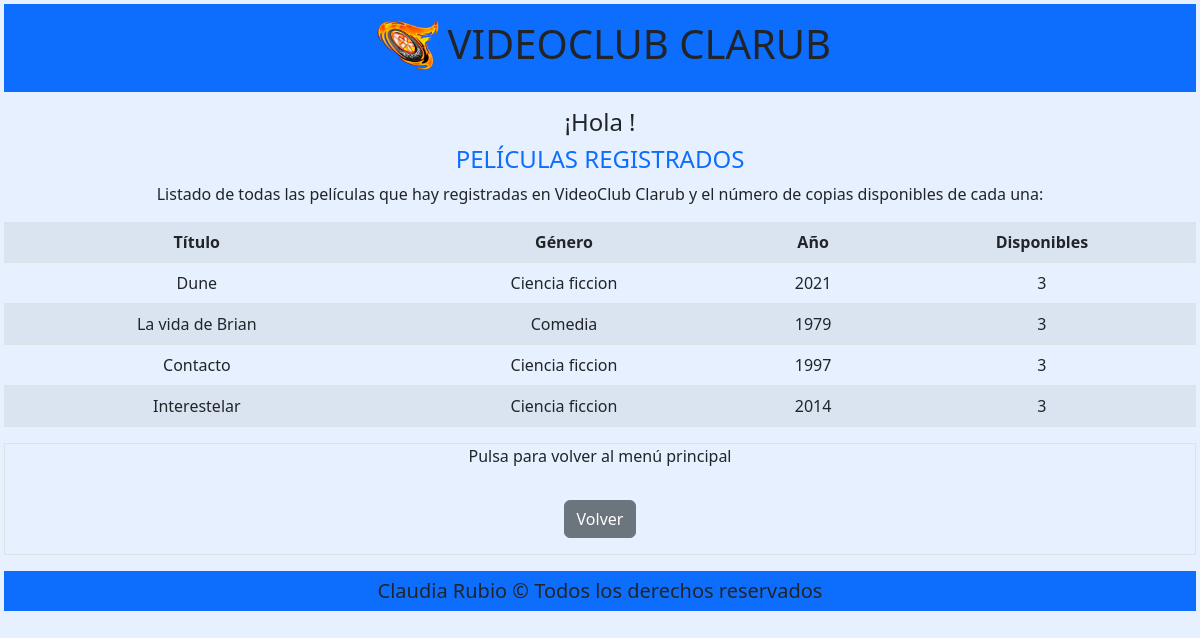
The page /vista/peliculas_registradas.php on the database its author committed.
### tables this page shows
CREATE TABLE `peliculas` (
  `idpelicula` int(11) NOT NULL,
  `pelicula` varchar(30) NOT NULL,
  `genero` varchar(20) NOT NULL,
  `anio` int(4) NOT NULL,
  `disponible` int(1) NOT NULL
);

### vista/peliculas_registradas.php (the view, shortened to what this page needs)
<?php
include("header.php");
include("../modelo/conexion.php");
$usuario = $_SESSION["usuario"];
$consulta = "SELECT * FROM peliculas";
$paquete = mysqli_query($conexion, $consulta);
?>
<div class="text-center my-3">
    <h4>¡Hola <?php echo $usuario; ?>!</h4>
    <h4 class="text-primary text-uppercase">Películas registrados</h4>
    <p>Listado de todas las películas que hay registradas en VideoClub Clarub y el número de copias disponibles de cada una:</p>
    <table class="table table-striped ">
        <tr>
            <td><strong>Título</strong></td>
            <td><strong>Género</strong></td>
            <td><strong>Año</strong></td>
            <td><strong>Disponibles</strong></td>
        </tr>
        <?php
        while ($fila = mysqli_fetch_array($paquete)) { ?>
            <tr>
                <td><?php echo $fila['pelicula'] ?></td>
                <td><?php echo $fila['genero'] ?></td>
                <td><?php echo $fila['anio'] ?></td>
                <td><?php echo $fila['disponible'] ?></td>
            </tr>
        <?php
        }
        ?>
    </table>
</div>
<div class="text-center my-3 border">
    <p>Pulsa para volver al menú principal</p>
    <a class="btn btn-secondary my-3" href="menu_administrador.php">Volver</a>
</div>
<?php
include("footer.php");
?>

### rows shown on the page
peliculas: pelicula "Dune", genero "Ciencia ficcion", anio "2021", disponible "3"
peliculas: pelicula "La vida de Brian", genero "Comedia", anio "1979", disponible "3"
peliculas: pelicula "Contacto", genero "Ciencia ficcion", anio "1997", disponible "3"
peliculas: pelicula "Interestelar", genero "Ciencia ficcion", anio "2014", disponible "3"
